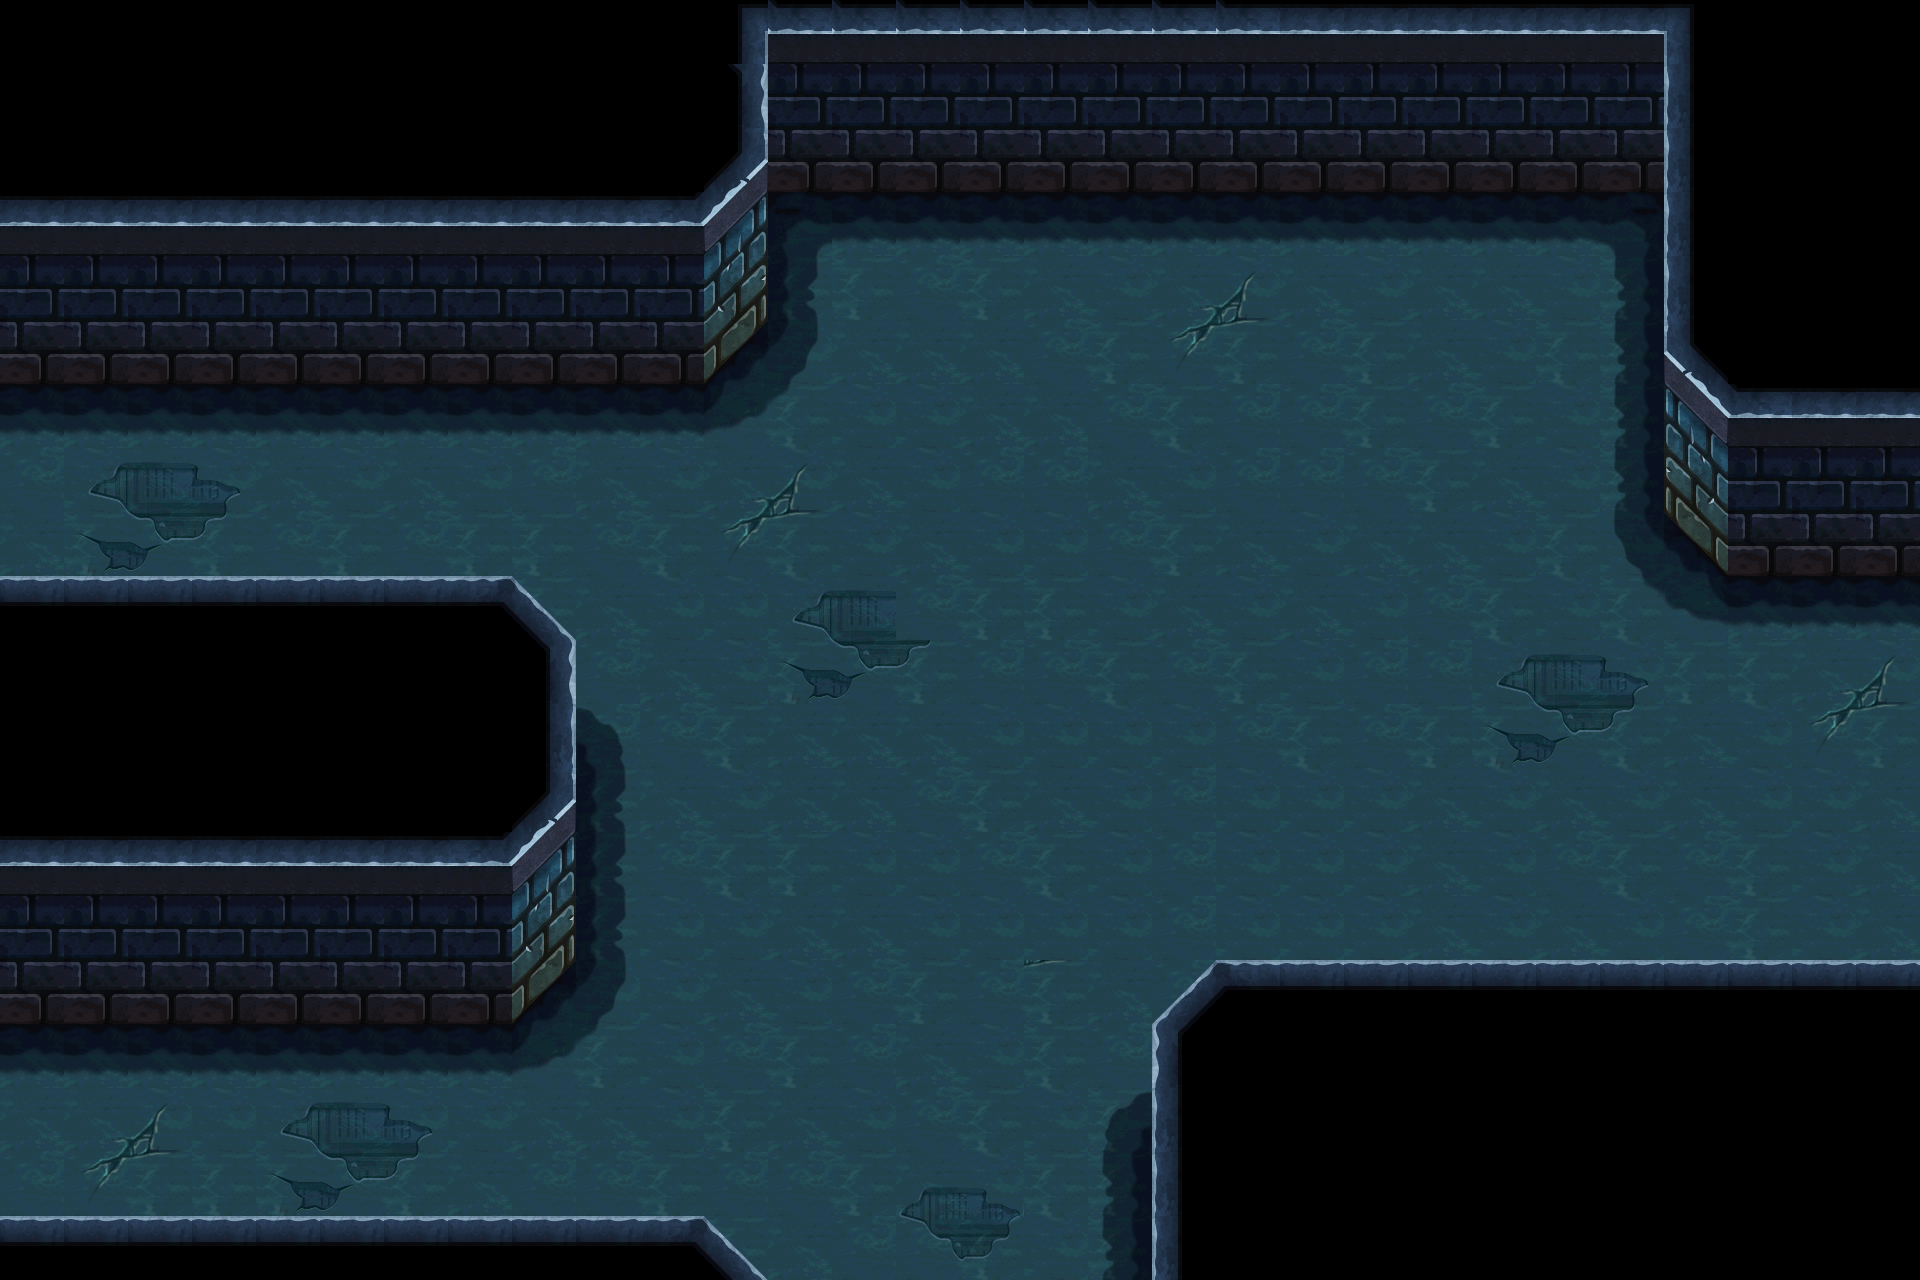

Below is a game level as drawn by its tile map, then a one-line description and the .tmx that defines it (tile-layer data replaced by summaries):
An orthogonal 30x20 tile map with 64x64 px tiles, 1 tile layer (background), 33 tilesets and 82 objects (14x collide_bullet, 11x collide).

<map version="1.0" orientation="orthogonal" width="30" height="20" tilewidth="64" tileheight="64">
 <tileset firstgid="1" name="bg04" tilewidth="64" tileheight="64">
  <image source="bg04.png" width="512" height="512" />
 </tileset>
 <tileset firstgid="65" name="jianzhu4_shuiguan02" tilewidth="87" tileheight="171">
  <image source="jianzhu4_shuiguan02.png" width="87" height="171" />
 </tileset>
 <tileset firstgid="66" name="jianzhu4_shuiguan01" tilewidth="113" tileheight="223">
  <image source="jianzhu4_shuiguan01.png" width="113" height="223" />
 </tileset>
 <tileset firstgid="67" name="jianzhu4_shuiguan03" tilewidth="73" tileheight="166">
  <image source="jianzhu4_shuiguan03.png" width="73" height="166" />
 </tileset>
 <tileset firstgid="68" name="jianzhu4_shuiguan03_2" tilewidth="58" tileheight="128">
  <image source="jianzhu4_shuiguan03_2.png" width="58" height="128" />
 </tileset>
 <tileset firstgid="69" name="jianzhu4_shuiguan05_3" tilewidth="320" tileheight="79">
  <image source="jianzhu4_shuiguan05_3.png" width="320" height="79" />
 </tileset>
 <tileset firstgid="70" name="jianzhu4_shuiguan08" tilewidth="80" tileheight="320">
  <image source="jianzhu4_shuiguan08.png" width="80" height="320" />
 </tileset>
 <tileset firstgid="71" name="jianzhu4_shuiguan05_4" tilewidth="80" tileheight="320">
  <image source="jianzhu4_shuiguan05_4.png" width="80" height="320" />
 </tileset>
 <tileset firstgid="72" name="jianzhu4_shuiguan05" tilewidth="94" tileheight="95">
  <image source="jianzhu4_shuiguan05.png" width="94" height="95" />
 </tileset>
 <tileset firstgid="73" name="jianzhu4_shuiguan07" tilewidth="94" tileheight="95">
  <image source="jianzhu4_shuiguan07.png" width="94" height="95" />
 </tileset>
 <tileset firstgid="74" name="jianzhu4_shuiguan05_2" tilewidth="120" tileheight="115">
  <image source="jianzhu4_shuiguan05_2.png" width="120" height="115" />
 </tileset>
 <tileset firstgid="75" name="jianzhu4_shuiguan06" tilewidth="120" tileheight="115">
  <image source="jianzhu4_shuiguan06.png" width="120" height="115" />
 </tileset>
 <tileset firstgid="76" name="jianzhu4_tizi" tilewidth="65" tileheight="203">
  <image source="jianzhu4_tizi.png" width="65" height="203" />
 </tileset>
 <tileset firstgid="77" name="jianzhu4_yinying" tilewidth="192" tileheight="101">
  <image source="jianzhu4_yinying.png" width="192" height="101" />
 </tileset>
 <tileset firstgid="78" name="jianzhu4_men02" tilewidth="300" tileheight="153">
  <image source="jianzhu4_men02.png" width="300" height="153" />
 </tileset>
 <tileset firstgid="79" name="jianzhu4_men01" tilewidth="300" tileheight="153">
  <image source="jianzhu4_men01.png" width="300" height="153" />
 </tileset>
 <tileset firstgid="80" name="jianzhu4_xie02" tilewidth="234" tileheight="196">
  <image source="jianzhu4_xie02.png" width="234" height="196" />
 </tileset>
 <tileset firstgid="81" name="jianzhu4_xie04" tilewidth="192" tileheight="132">
  <image source="jianzhu4_xie04.png" width="192" height="132" />
 </tileset>
 <tileset firstgid="82" name="jianzhu4_xie03" tilewidth="167" tileheight="297">
  <image source="jianzhu4_xie03.png" width="167" height="297" />
 </tileset>
 <tileset firstgid="83" name="jianzhu4_xie01" tilewidth="323" tileheight="116">
  <image source="jianzhu4_xie01.png" width="323" height="116" />
 </tileset>
 <tileset firstgid="84" name="jianzhu4_shuiguan09" tilewidth="64" tileheight="90">
  <image source="jianzhu4_shuiguan09.png" width="64" height="90" />
 </tileset>
 <tileset firstgid="85" name="jianzhu4_shuiguan10" tilewidth="83" tileheight="64">
  <image source="jianzhu4_shuiguan10.png" width="83" height="64" />
 </tileset>
 <tileset firstgid="86" name="jianzhu4_shuiguan11" tilewidth="83" tileheight="64">
  <image source="jianzhu4_shuiguan11.png" width="83" height="64" />
 </tileset>
 <tileset firstgid="87" name="jianzhu4_keng03" tilewidth="293" tileheight="139">
  <image source="jianzhu4_keng03.png" width="293" height="139" />
 </tileset>
 <tileset firstgid="88" name="jianzhu_xiangzi05" tilewidth="150" tileheight="170">
  <image source="jianzhu_xiangzi05.png" width="150" height="170" />
 </tileset>
 <tileset firstgid="89" name="jianzhu_xiangzi06" tilewidth="90" tileheight="113">
  <image source="jianzhu_xiangzi06.png" width="90" height="113" />
 </tileset>
 <tileset firstgid="90" name="jianzhu_xiangzi02" tilewidth="122" tileheight="126">
  <image source="jianzhu_xiangzi02.png" width="122" height="126" />
 </tileset>
 <tileset firstgid="91" name="jianzhu_xiangzi03" tilewidth="122" tileheight="76">
  <image source="jianzhu_xiangzi03.png" width="122" height="76" />
 </tileset>
 <tileset firstgid="92" name="jianzhu2_xiangzi0" tilewidth="192" tileheight="168">
  <image source="jianzhu2_xiangzi0.png" width="192" height="168" />
 </tileset>
 <tileset firstgid="93" name="jianzhu_xiangzi04" tilewidth="183" tileheight="126">
  <image source="jianzhu_xiangzi04.png" width="183" height="126" />
 </tileset>
 <tileset firstgid="94" name="jianzhu_xiangzi01" tilewidth="71" tileheight="80">
  <image source="jianzhu_xiangzi01.png" width="71" height="80" />
 </tileset>
 <tileset firstgid="95" name="jianzhu_xiangzi07" tilewidth="92" tileheight="112">
  <image source="jianzhu_xiangzi07.png" width="92" height="112" />
 </tileset>
 <tileset firstgid="96" name="jianzhu_qiang01" tilewidth="92" tileheight="54">
  <image source="jianzhu_qiang01.png" width="92" height="54" />
 </tileset>
 <layer name="background" width="30" height="20">
  <data>[600 cells, 600 non-empty, 56 distinct tile ids]</data>
 </layer>
 <objectgroup name="yingzi" width="30" height="20">
  <properties>
   <property name="filename" value="jianzhu4_yinying.png" />
   <property name="groundlayer" value="1" />
  </properties>
  <object gid="77" x="1143" y="289">
   <properties>
    <property name="groundZ" value="1" />
   </properties>
  </object>
  <object gid="77" x="778" y="293">
   <properties>
    <property name="groundZ" value="1" />
   </properties>
  </object>
  <object gid="77" x="1465" y="294">
   <properties>
    <property name="groundZ" value="1" />
   </properties>
  </object>
 </objectgroup>
 <objectgroup name="shuiguanover1" width="30" height="20">
  <properties>
   <property name="filename" value="jianzhu4_shuiguan03.png" />
   <property name="groundlayer" value="1" />
  </properties>
  <object gid="67" x="2245" y="548" />
 </objectgroup>
 <objectgroup name="shuiguanover2" width="30" height="20">
  <properties>
   <property name="filename" value="jianzhu4_shuiguan03.png" />
   <property name="groundlayer" value="1" />
  </properties>
  <object gid="68" x="2350" y="540" />
 </objectgroup>
 <objectgroup name="shuiguanoverheng" width="30" height="20">
  <properties>
   <property name="filename" value="jianzhu4_shuiguan05_3.png" />
   <property name="groundlayer" value="1" />
  </properties>
  <object gid="69" x="1506" y="958">
   <properties>
    <property name="groundZ" value="1" />
   </properties>
  </object>
  <object gid="69" x="1188" y="958">
   <properties>
    <property name="groundZ" value="1" />
   </properties>
  </object>
  <object gid="69" x="1825" y="958">
   <properties>
    <property name="groundZ" value="1" />
   </properties>
  </object>
  <object gid="69" x="768" y="242">
   <properties>
    <property name="groundZ" value="2" />
   </properties>
  </object>
  <object gid="69" x="1084" y="242">
   <properties>
    <property name="groundZ" value="2" />
   </properties>
  </object>
  <object gid="69" x="1263" y="242">
   <properties>
    <property name="groundZ" value="2" />
   </properties>
  </object>
  <object gid="69" x="1668" y="636">
   <properties>
    <property name="groundZ" value="1" />
   </properties>
  </object>
 </objectgroup>
 <objectgroup name="shuiguanovershuleft" width="30" height="20">
  <properties>
   <property name="filename" value="jianzhu4_shuiguan08.png" />
   <property name="groundlayer" value="1" />
  </properties>
  <object gid="70" x="1575" y="541">
   <properties>
    <property name="groundZ" value="1" />
   </properties>
  </object>
 </objectgroup>
 <objectgroup name="shuiguanovershuright" width="30" height="20">
  <properties>
   <property name="filename" value="jianzhu4_shuiguan05_4.png" />
   <property name="groundlayer" value="1" />
  </properties>
  <object gid="71" x="1067" y="1322">
   <properties>
    <property name="groundZ" value="1" />
   </properties>
  </object>
  <object gid="71" x="1067" y="1641">
   <properties>
    <property name="groundZ" value="1" />
   </properties>
  </object>
 </objectgroup>
 <objectgroup name="guaiyouxia" width="30" height="20">
  <properties>
   <property name="filename" value="jianzhu4_shuiguan05.png" />
   <property name="groundlayer" value="1" />
  </properties>
  <object gid="72" x="2321" y="835" />
 </objectgroup>
 <objectgroup name="guaizuoxia" width="30" height="20">
  <properties>
   <property name="filename" value="jianzhu4_shuiguan07.png" />
   <property name="groundlayer" value="1" />
  </properties>
  <object gid="73" x="1574" y="636" />
 </objectgroup>
 <objectgroup name="guaizuoshang" width="30" height="20">
  <properties>
   <property name="filename" value="jianzhu4_shuiguan05_2.png" />
   <property name="groundlayer" value="1" />
  </properties>
  <object gid="74" x="1068" y="994">
   <properties>
    <property name="groundZ" value="1" />
   </properties>
  </object>
 </objectgroup>
 <objectgroup name="guaiyoushang" width="30" height="20">
  <properties>
   <property name="filename" value="jianzhu4_shuiguan06.png" />
   <property name="groundlayer" value="1" />
  </properties>
  <object gid="75" x="1534" y="278">
   <properties>
    <property name="groundZ" value="2" />
   </properties>
  </object>
 </objectgroup>
 <objectgroup name="tizi" width="30" height="20">
  <properties>
   <property name="filename" value="jianzhu4_tizi.png" />
   <property name="groundlayer" value="1" />
  </properties>
  <object gid="76" x="2116" y="698">
   <properties>
    <property name="groundZ" value="2" />
   </properties>
  </object>
 </objectgroup>
 <objectgroup name="door1" width="30" height="20">
  <properties>
   <property name="filename" value="jianzhu4_men02.png" />
   <property name="groundlayer" value="1" />
  </properties>
  <object gid="78" x="175" y="383" />
 </objectgroup>
 <objectgroup name="door2" width="30" height="20">
  <properties>
   <property name="filename" value="jianzhu4_men01.png" />
   <property name="groundlayer" value="1" />
  </properties>
  <object gid="79" x="113" y="1024">
   <properties>
    <property name="groundZ" value="1" />
   </properties>
  </object>
 </objectgroup>
 <objectgroup name="blood1" width="30" height="20">
  <properties>
   <property name="filename" value="jianzhu4_xie02.png" />
   <property name="groundlayer" value="1" />
  </properties>
  <object gid="80" x="833" y="479" />
  <object gid="80" x="746" y="948" />
  <object gid="80" x="1195" y="821" />
  <object gid="80" x="793" y="1373" />
 </objectgroup>
 <objectgroup name="blood2" width="30" height="20">
  <properties>
   <property name="filename" value="jianzhu4_xie04.png" />
   <property name="groundlayer" value="1" />
  </properties>
  <object gid="81" x="547" y="584" />
 </objectgroup>
 <objectgroup name="blood3" width="30" height="20">
  <properties>
   <property name="filename" value="jianzhu4_xie03.png" />
   <property name="groundlayer" value="1" />
  </properties>
  <object gid="82" x="1392" y="587" />
 </objectgroup>
 <objectgroup name="blood4" width="30" height="20">
  <properties>
   <property name="filename" value="jianzhu4_xie01.png" />
   <property name="groundlayer" value="1" />
  </properties>
  <object gid="83" x="-92" y="1200" />
  <object gid="83" x="1703" y="836" />
  <object gid="83" x="-53" y="563" />
 </objectgroup>
 <objectgroup name="jie1" width="30" height="20">
  <properties>
   <property name="filename" value="jianzhu4_shuiguan09.png" />
   <property name="groundlayer" value="1" />
  </properties>
  <object gid="84" x="1185" y="958">
   <properties>
    <property name="groundZ" value="2" />
   </properties>
  </object>
  <object gid="84" x="1471" y="958">
   <properties>
    <property name="groundZ" value="2" />
   </properties>
  </object>
  <object gid="84" x="1791" y="957">
   <properties>
    <property name="groundZ" value="2" />
   </properties>
  </object>
  <object gid="84" x="1835" y="636">
   <properties>
    <property name="groundZ" value="2" />
   </properties>
  </object>
  <object gid="84" x="1366" y="242">
   <properties>
    <property name="groundZ" value="2" />
   </properties>
  </object>
  <object gid="84" x="1049" y="242">
   <properties>
    <property name="groundZ" value="2" />
   </properties>
  </object>
 </objectgroup>
 <objectgroup name="jie2" width="30" height="20">
  <properties>
   <property name="filename" value="jianzhu4_shuiguan10.png" />
   <property name="groundlayer" value="1" />
  </properties>
  <object gid="85" x="1579" y="543">
   <properties>
    <property name="groundZ" value="3" />
   </properties>
  </object>
  <object gid="85" x="1579" y="312">
   <properties>
    <property name="groundZ" value="3" />
   </properties>
  </object>
 </objectgroup>
 <objectgroup name="jie3" width="30" height="20">
  <properties>
   <property name="filename" value="jianzhu4_shuiguan11.png" />
   <property name="groundlayer" value="1" />
  </properties>
  <object gid="86" x="1060" y="1327">
   <properties>
    <property name="groundZ" value="2" />
   </properties>
  </object>
  <object gid="86" x="1060" y="1024">
   <properties>
    <property name="groundZ" value="2" />
   </properties>
  </object>
 </objectgroup>
 <objectgroup name="shuiguans" width="30" height="20">
  <properties>
   <property name="filename" value="jianzhu4_shuiguan02.png" />
   <property name="groundlayer" value="1" />
  </properties>
  <object gid="65" x="501" y="412" />
  <object gid="65" x="614" y="414" />
 </objectgroup>
 <objectgroup name="shuiguanb" width="30" height="20">
  <properties>
   <property name="filename" value="jianzhu4_shuiguan01.png" />
   <property name="groundlayer" value="1" />
  </properties>
  <object gid="66" x="-7" y="448" />
 </objectgroup>
 <objectgroup name="keng" width="30" height="20">
  <properties>
   <property name="filename" value="jianzhu4_keng03.png" />
   <property name="groundlayer" value="1" />
  </properties>
  <object gid="87" x="694" y="1127" />
  <object gid="87" x="1068" y="581" />
 </objectgroup>
 <objectgroup name="blackboxs" width="30" height="20">
  <properties>
   <property name="filename" value="jianzhu_xiangzi06.png" />
   <property name="groundlayer" value="1" />
  </properties>
  <object gid="89" x="1570" y="228">
   <properties>
    <property name="groundZ" value="4" />
   </properties>
  </object>
 </objectgroup>
 <objectgroup name="blackboxb" width="30" height="20">
  <properties>
   <property name="filename" value="jianzhu_xiangzi05.png" />
   <property name="groundlayer" value="1" />
  </properties>
  <object gid="88" x="2249" y="1054">
   <properties>
    <property name="groundZ" value="3" />
   </properties>
  </object>
 </objectgroup>
 <objectgroup name="greenboxb" width="30" height="20">
  <properties>
   <property name="filename" value="jianzhu_xiangzi02.png" />
   <property name="groundlayer" value="1" />
  </properties>
  <object gid="90" x="1121" y="194">
   <properties>
    <property name="groundZ" value="3" />
   </properties>
  </object>
  <object gid="90" x="829" y="194">
   <properties>
    <property name="groundZ" value="3" />
   </properties>
  </object>
 </objectgroup>
 <objectgroup name="greenboxs" width="30" height="20">
  <properties>
   <property name="filename" value="jianzhu_xiangzi03.png" />
   <property name="groundlayer" value="1" />
  </properties>
  <object gid="91" x="1257" y="194">
   <properties>
    <property name="groundZ" value="4" />
   </properties>
  </object>
 </objectgroup>
 <objectgroup name="greenbox2" width="30" height="20">
  <properties>
   <property name="filename" value="jianzhu2_xiangzi0.png" />
   <property name="groundlayer" value="1" />
  </properties>
  <object gid="92" x="2217" y="1282">
   <properties>
    <property name="groundZ" value="3" />
   </properties>
  </object>
 </objectgroup>
 <objectgroup name="mutoub" width="30" height="20">
  <properties>
   <property name="filename" value="jianzhu_xiangzi04.png" />
   <property name="groundlayer" value="1" />
  </properties>
  <object gid="93" x="2128" y="1421">
   <properties>
    <property name="groundZ" value="5" />
   </properties>
  </object>
 </objectgroup>
 <objectgroup name="mutous" width="30" height="20">
  <properties>
   <property name="filename" value="jianzhu_xiangzi01.png" />
   <property name="groundlayer" value="1" />
  </properties>
  <object gid="94" x="2062" y="1140">
   <properties>
    <property name="groundZ" value="3" />
   </properties>
  </object>
 </objectgroup>
 <objectgroup name="qiangM16" width="30" height="20">
  <properties>
   <property name="filename" value="jianzhu_xiangzi07.png" />
   <property name="groundlayer" value="1" />
  </properties>
  <object gid="95" x="1571" y="232">
   <properties>
    <property name="groundZ" value="10" />
   </properties>
  </object>
  <object gid="95" x="1289" y="218">
   <properties>
    <property name="groundZ" value="10" />
   </properties>
  </object>
 </objectgroup>
 <objectgroup name="qiangSVD" width="30" height="20">
  <properties>
   <property name="filename" value="jianzhu_qiang01.png" />
   <property name="groundlayer" value="1" />
  </properties>
  <object gid="96" x="844" y="121">
   <properties>
    <property name="groundZ" value="10" />
   </properties>
  </object>
 </objectgroup>
 <objectgroup name="collide_people" width="30" height="20">
  <object type="collide" x="-225" y="52" width="329" height="393" />
  <object type="collide" x="40" y="18" width="663" height="396" />
  <object type="collide" x="441" y="-11" width="329" height="393" />
  <object type="collide" x="698" y="59" width="977" height="178" />
  <object type="collide" x="1579" y="201" width="404" height="429" />
  <object type="collide" x="1066" y="887" width="1048" height="480" />
  <object type="collide" x="-18" y="586" width="597" height="440" />
  <object type="collide" x="-151" y="1228" width="921" height="192" />
  <object type="collide" x="-337" y="355" width="329" height="1029" />
  <object type="collide" x="548" y="1291" width="950" height="166" />
  <object type="collide" x="1929" y="443" width="299" height="632" />
 </objectgroup>
 <objectgroup name="collide_bullet" width="30" height="20">
  <object type="collide_bullet" x="-76" y="211" width="779" height="130" />
  <object type="collide_bullet" x="547" y="124" width="192" height="175" />
  <object type="collide_bullet" x="576" y="70" width="192" height="175" />
  <object type="collide_bullet" x="732" y="-45" width="958" height="189" />
  <object type="collide_bullet" x="832" y="-9" width="116" height="179" />
  <object type="collide_bullet" x="1127" y="-8" width="248" height="177" />
  <object type="collide_bullet" x="1573" y="3" width="192" height="175" />
  <object type="collide_bullet" x="1663" y="153" width="54" height="307" />
  <object type="collide_bullet" x="1699" y="326" width="316" height="176" />
  <object type="collide_bullet" x="1152" y="961" width="843" height="373" />
  <object type="collide_bullet" x="-26" y="578" width="602" height="337" />
  <object type="collide_bullet" x="-16" y="794" width="528" height="181" />
  <object type="collide_bullet" x="432" y="835" width="111" height="119" />
  <object type="collide_bullet" x="-54" y="1218" width="794" height="75" />
 </objectgroup>
</map>
